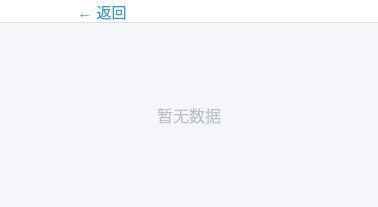
<?xml version="1.0" encoding="UTF-8"?>
<ui version="4.0">
 <class>OrderListPage</class>
 <widget class="QWidget" name="OrderListPage">
  <property name="geometry">
   <rect>
    <x>0</x>
    <y>0</y>
    <width>378</width>
    <height>207</height>
   </rect>
  </property>
  <layout class="QVBoxLayout" name="outerLayout">
   <property name="spacing">
    <number>0</number>
   </property>
   <property name="leftMargin">
    <number>0</number>
   </property>
   <property name="topMargin">
    <number>0</number>
   </property>
   <property name="rightMargin">
    <number>0</number>
   </property>
   <property name="bottomMargin">
    <number>0</number>
   </property>
   <item>
    <widget class="QWidget" name="header" native="true">
     <property name="styleSheet">
      <string notr="true">background-color: #ffffff; border-bottom: 1px solid #e0e0e0;</string>
     </property>
     <property name="fixedHeight" stdset="0">
      <number>55</number>
     </property>
     <layout class="QHBoxLayout" name="headerLayout">
      <property name="spacing">
       <number>0</number>
      </property>
      <property name="leftMargin">
       <number>15</number>
      </property>
      <property name="topMargin">
       <number>0</number>
      </property>
      <property name="rightMargin">
       <number>15</number>
      </property>
      <property name="bottomMargin">
       <number>0</number>
      </property>
      <item>
       <widget class="QPushButton" name="m_backBtn">
        <property name="cursor">
         <cursorShape>PointingHandCursor</cursorShape>
        </property>
        <property name="styleSheet">
         <string notr="true">QPushButton { background: transparent; border: none; font-size: 15px; color: #3498db; }
QPushButton:hover { color: #2980b9; }</string>
        </property>
        <property name="text">
         <string>← 返回</string>
        </property>
       </widget>
      </item>
      <item>
       <widget class="QLabel" name="m_titleLabel">
        <property name="styleSheet">
         <string notr="true">color: #2c3e50; background: transparent; font-size: 16px; font-weight: bold;</string>
        </property>
        <property name="text">
         <string/>
        </property>
        <property name="alignment">
         <set>Qt::AlignmentFlag::AlignCenter</set>
        </property>
       </widget>
      </item>
     </layout>
    </widget>
   </item>
   <item>
    <widget class="QScrollArea" name="scrollArea">
     <property name="styleSheet">
      <string notr="true">QScrollArea { border: none; background: #f5f6fa; }
QScrollBar:vertical { width: 4px; }
QScrollBar::handle:vertical { background: #ccc; border-radius: 2px; }</string>
     </property>
     <property name="horizontalScrollBarPolicy">
      <enum>Qt::ScrollBarPolicy::ScrollBarAlwaysOff</enum>
     </property>
     <property name="widgetResizable">
      <bool>true</bool>
     </property>
     <widget class="QWidget" name="content">
      <property name="geometry">
       <rect>
        <x>0</x>
        <y>0</y>
        <width>378</width>
        <height>187</height>
       </rect>
      </property>
      <property name="styleSheet">
       <string notr="true">background: #f5f6fa;</string>
      </property>
      <layout class="QVBoxLayout" name="contentLayout">
       <property name="spacing">
        <number>12</number>
       </property>
       <property name="leftMargin">
        <number>15</number>
       </property>
       <property name="topMargin">
        <number>15</number>
       </property>
       <property name="rightMargin">
        <number>15</number>
       </property>
       <property name="bottomMargin">
        <number>15</number>
       </property>
       <item>
        <widget class="QLabel" name="m_emptyLabel">
         <property name="visible">
          <bool>false</bool>
         </property>
         <property name="styleSheet">
          <string notr="true">color: #bdc3c7; font-size: 16px; padding: 60px 0; background: transparent;</string>
         </property>
         <property name="text">
          <string>暂无数据</string>
         </property>
         <property name="alignment">
          <set>Qt::AlignmentFlag::AlignCenter</set>
         </property>
        </widget>
       </item>
      </layout>
     </widget>
    </widget>
   </item>
  </layout>
 </widget>
 <resources/>
 <connections/>
</ui>
